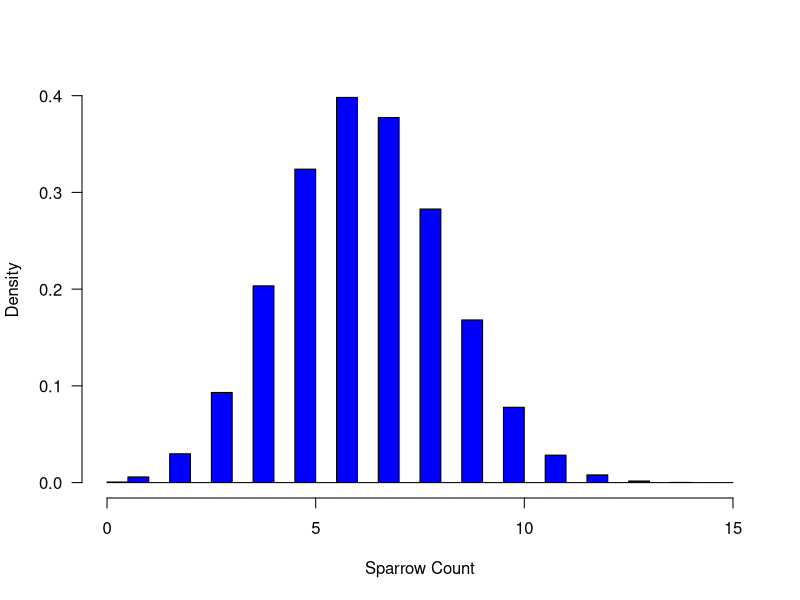
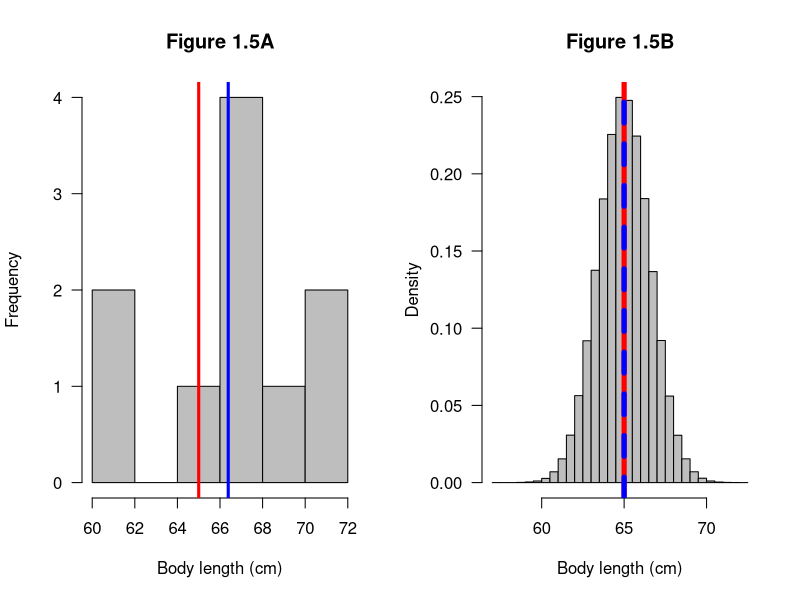

R code for these plots, in order:
# Bayesian Population Analysis using WinBUGS
# Chapter 1: Introduction

# 1.3 Binomial Distribution: Sparrow Example
#-------------------------------------------------------------------------------
# An observation process that is dominated by non-detection error, where misclassification and double counts are absent
N <- 16 #population size of sparrows in the yard
p <- 0.4 #individual detection probability

rbinom(n= 1, size= N, prob= p) #simulating a single count, like field observation this changes every run

C <-rbinom(n= 10^6, size= N, prob= p) #simulating a one million counts to convey variation
mean(C)
var(C)
sd(C)
hist(C, breaks= 50, col= "Blue", main= "", xlab= "Sparrow Count", ylab= "Density", las= 1, freq= F) #frequency distributions of one million counts

#The typical count C is smaller than the actual population size N. Indeed, the mean of a binomial random variable and hence the expected count of sparrows, equals the product of N and p.
#However, the counts vary quite a lot, even under totally identical conditions.Hence, there is nothing intrinsically wrong or inferior with smaller counts. Smaller counts may simply result from the random nature of the counting process in the presence of imperfect detection. Thus, any count with p< 1 will automatically tend to vary from trial to trial. Unless p= 0 or p= 1, it is impossible to eliminate that variation by the sampling design or standardization (though other components of variation may be eliminated).
#Actually, not only the mean count but also the magnitude of the variation of counts is known from statistical theory. The variance is equal to the product of N, p, and 1−p.
#-------------------------------------------------------------------------------

# 1.5 Bias and Precision: Asp Viper Example
#-------------------------------------------------------------------------------
# Mature Asp Vipers in Jura mountain average a length of 65 cm with an sd of 5
mu <- 65 #mean length of Jura mountain's mature asp viper population 
sigma <- 5 #sd  of Jura mountain's mature asp viper population 

#Coding figure 1.5A
x <- rnorm(n= 10, mean= mu, sd= sigma) #simulating a sample of 10 and summarizing results

#Coding figure 1.5B
reps <- 10^6 #repeating one million times
sample.means <- rep(NA, reps)
for (i in 1:reps) {
  sample.means[i] <- mean(rnorm(n= 10, mean= mu, sd= sigma))
}

#Plotting Figure 1.5A and 1.5B
par(mfrow= c(1,2), las= 1) #formatting a 2x1 plot

hist(x, col= "gray", main= "Figure 1.5A", xlab= "Body length (cm)", ylab= "Frequency", las= 1) #creates figure 1.5A plot
abline(v= mu, lwd= 3, col= "red") #plots population mean on figure 1.5A
abline(v= mean(x), lwd= 3, col= "blue") #plots the sample mean on figure 1.5A

hist(sample.means, col= "gray", main= "Figure 1.5B", xlab= "Body length (cm)", ylab= "Density", nclass= 50, freq= F, las= 1) #creates figure 1.5B
abline(v= mu, lwd= 5, col= "red") #plots the population mean on figure 1.5B
abline(v= mean(sample.means), lwd= 5, col= "blue", lty= 2) #plots sample mean on figure 1.5B
#This plot shows that in figure 1.5B our distribution of sample means is more centered around the true population average length

sd(sample.means) #sd of the distribution of the estimates
#-------------------------------------------------------------------------------